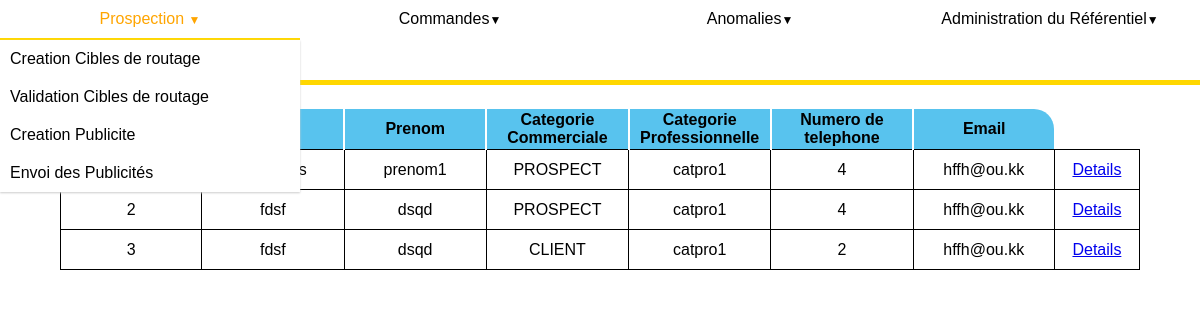
The app's page /referentiel/individus, older data.
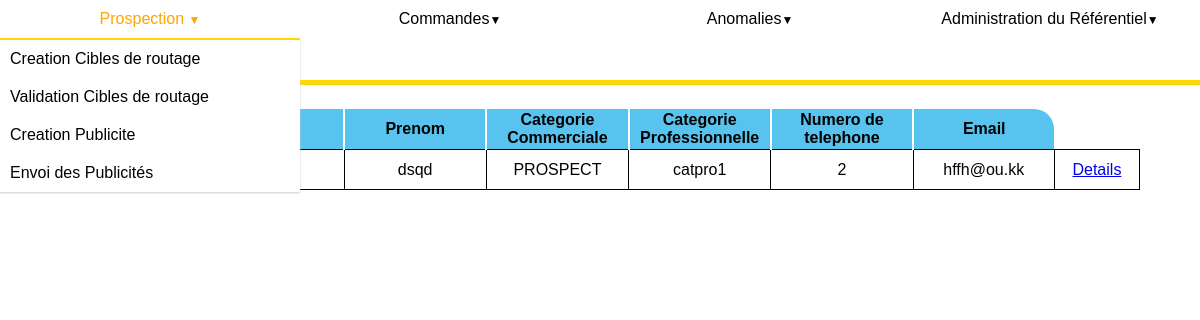
The same page, newer data.
### referentiel/models.py (models this page shows, shortened)
class Individu(models.Model):
    nom = models.CharField(max_length=50)
    prenom = models.CharField(max_length=50)
    datenaissance = models.DateField()
    ntel = models.DecimalField(max_digits=10, decimal_places=0)
    mail = models.EmailField(null=True)
    adresse = models.ForeignKey(Adresse, on_delete=models.CASCADE)
    catprofessionnelle = models.ForeignKey(
        Catprofessionnelle, on_delete=models.CASCADE)
    prospect = "PROSPECT"
    client = "CLIENT"
    interdit = "INTERDIT"
    cat_choix = [(prospect, "possible client"),
                 (client, "client"),
                 (interdit, " client interdit")
                 ]
    catcommerciale = models.CharField(
        max_length=20, choices=cat_choix, default=prospect)

class Catprofessionnelle(models.Model):
    nom = models.CharField(max_length=100)
    def __str__(self) -> str:
        return self.nom

### referentiel/views.py (the view)
# urls.py: path('individus', views.tableIndividu, name='affichageReferentielIndividus'),
def tableIndividu(request):
    contexte = {'individus': Individu.objects.all()}
    return render(request, 'referentiel/afficheIndividu.html', contexte)

### referentiel/templates/referentiel/afficheIndividu.html
{% extends 'referentiel/referentiel_view.html' %}
{%block content %}
{% load static %}
<link rel="stylesheet" type="text/css" href="{% static 'referentiel/afficheArticle.css' %}">
<html>
<head>
</head>
<body>
    <div class="contenu">
        <table class="tableReferentiel">
            <th id=gauche width="13%">Id </th>
            <th class=milieu width="13%">Nom</th>
            <th class=milieu width="13%">Prenom</th>
            <th class=milieu width="13%">Categorie Commerciale</th>
            <th class=milieu width="13%">Categorie Professionnelle</th>
            <th class=milieu width="13%">Numero de telephone</th>
            <th id=droite width="13%">Email</th>
            {% for i in individus %}
            <tr class=corps>
                <td>{{i.id}}</td>
                <td>{{i.nom}}</td>
                <td>{{i.prenom}}</td>
                <td>{{i.catcommerciale}}</td>
                <td>{{i.catprofessionnelle}}</td>
                <td>{{i.ntel}}</td>
                <td>{{i.mail}}</td>
                <td width="10%"><a href="{% url 'referentiel:modifIndividu' pk=i.id%}">Details</a></td>
            </tr>
            {% endfor %}
        </table>
    </div>
</body>
</html>
{%endblock content %}

Row changes from the older to the newer data that the page shows:
removed Individu: id "2", nom "fdsf", prenom "dsqd", catcommerciale "PROSPECT", catprofessionnelle "catpro1", ntel "4", mail "hffh@ou.kk"
removed Individu: id "3", nom "fdsf", prenom "dsqd", catcommerciale "CLIENT", catprofessionnelle "catpro1", ntel "2", mail "hffh@ou.kk"
changed Individu "PROSPECT": prenom "prenom1" → "dsqd"; ntel "4" → "2"
